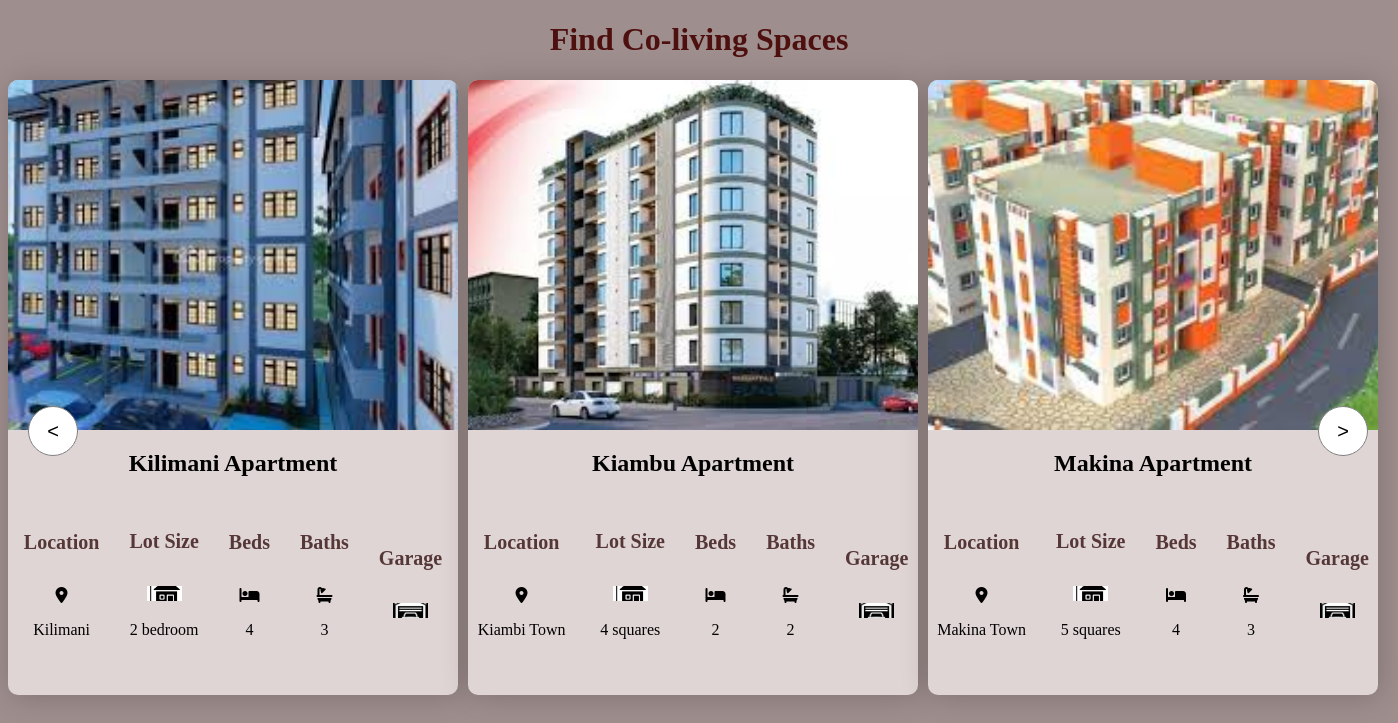
/apartmentr/, run on the app's committed database.
### app/models.py (models this page shows, shortened)
class Apartmentr(models.Model):
    name = models.CharField(max_length=100)
    location = models.CharField(max_length=100)
    lot_size = models.CharField(max_length=20)
    beds = models.IntegerField()
    baths = models.IntegerField()
    garage = models.IntegerField()
    image = models.ImageField(upload_to='apartment_images/')

### app/views.py (the view)
# urls.py: path("apartmentr/",views.apartmentr,name="apartmentr"),
def apartmentr(request):
    apartmentrs = Apartmentr.objects.all()
    return render(request,"apps/apartmentr.html",{'apartmentrs': apartmentrs})

### app/templates/apps/apartmentr.html (shortened to what this page needs)
<!DOCTYPE html>
<html lang="en">
<head>
    {% load static %}
    <link href="{% static 'fontawesomefree/css/all.min.css' %}" rel="stylesheet" type="text/css">
    <link rel="stylesheet" href="{% static 'apartmentr.css' %}">
</head>
<body>
    <div class="container">
        <h1>Find Co-living Spaces</h1>
        <div class="house">
            {% for apartmentr in apartmentrs %}
            <div class="hs1">
                <div class="img">
                <img src="{{apartmentr.image.url}}" alt="">
                </div>
                <h2>{{apartmentr.name}}</h2>
                <div class="details">
                    <div class="location">
                        <h5>Location</h5>
                        <div class="icon"><i class="fa-solid fa-location-dot"></i></div>
                        <p>{{apartmentr.location}}</p>
                    </div>
                    <div class="lotsize">
                        <h5>Lot Size</h5>
                        <div class="icon"><img src="/static/Images/houses/lotsize.png" alt=""></div>
                        <p>{{apartmentr.lot_size}}</p>
                    </div>
                    <div class="bed">
                        <h5>Beds</h5>
                        <div class="icon"><i class="fa-solid fa-bed"></i></div>
                        <p>{{apartmentr.beds}}</p>
                    </div>
                    <div class="bath">
                        <h5>Baths</h5>
                        <div class="icon"><i class="fa-solid fa-bath"></i></div>
                        <p>{{apartmentr.baths}}</p>
                    </div>
                    <div class="garage">
                        <h5>Garage</h5>
                        <div class="icon"><img src="/static/Images/houses/garage icon.png" alt=""></div>
                    </div>
                </div>
            </div>
            {% endfor %}
        </div>
        <div class="arrow">
            <button class="left" onclick="left()"><</button>
            <button class="right" onclick="right()">></button>
        </div>
    </div>
</body>
</html>

### app/static/apartmentr.css (style rules this page uses)
.body,html { margin: 0; top: 0; font-family: Aerial; background: rgba(125, 102, 102, 0.733); }
.container { height: 100vh; }
h1 { color: rgb(78, 15, 15); text-align: center; top: 10px; }
.house { display: inline-flex; flex-direction: row; gap: 10px; transition: 0.5s; }
.hs1,.hs2,.hs3 { background-color: rgb(224, 213, 213); text-align: center; width: 450px; box-shadow: 2px 2px 30px rgba(0,0,0,0.2); border-radius: 10px; overflow: hidden; }
.img { height: 350px; }
img { width: 100%; height: 100%; object-fit: cover; box-sizing: border-box; position: relative; }
.lotsize .icon img,.garage .icon img { width:35px; height: 15px; }
.details { display: flex; width: 100%; align-items: center; justify-content: center; gap: 30px; box-sizing: border-box; }
h5 { font-size: 20px; color: rgba(47, 10, 10, 0.779); }
.arrow { width: 1380px; position: absolute; justify-content: space-between; display: flex; top: 49%; }
.arrow button { font-size: 20px; width: 50px; height: 50px; border-radius: 50%; border: 1px solid grey; background-color: #FFFFFF; margin: 0 20px; }

### data on the page
Apartmentr: image (picture), name "Kilimani Apartment", location "Kilimani", lot_size "2 bedroom", beds "4", baths "3"
Apartmentr: image (picture), name "Kiambu Apartment", location "Kiambi Town", lot_size "4 squares", beds "2", baths "2"
Apartmentr: image (picture), name "Makina Apartment", location "Makina Town", lot_size "5 squares", beds "4", baths "3"
